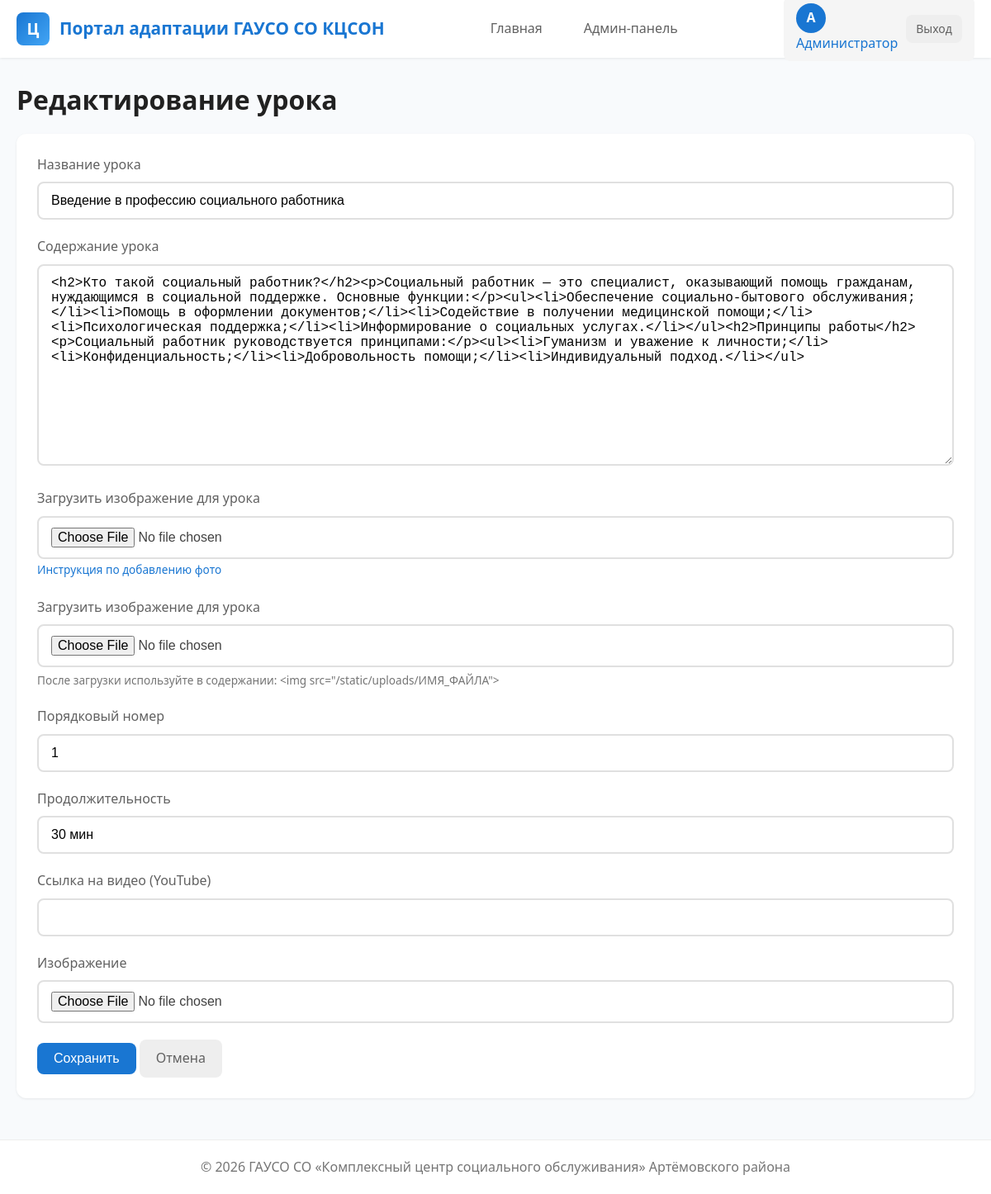
The app's page /admin/edit_lesson/1 (signed in) with its own data.
### tables this page shows
CREATE TABLE users (
            id INTEGER PRIMARY KEY AUTOINCREMENT,
            username TEXT UNIQUE NOT NULL,
            password TEXT NOT NULL,
            email TEXT,
            full_name TEXT,
            role TEXT DEFAULT 'user',
            position TEXT,
            department TEXT,
            phone TEXT,
            avatar TEXT,
            created_at TIMESTAMP DEFAULT CURRENT_TIMESTAMP,
            last_login TIMESTAMP
        );

CREATE TABLE lessons (
            id INTEGER PRIMARY KEY AUTOINCREMENT,
            course_id INTEGER NOT NULL,
            title TEXT NOT NULL,
            content TEXT,
            video_url TEXT,
            file_path TEXT,
            order_num INTEGER DEFAULT 0,
            duration TEXT,
            created_at TIMESTAMP DEFAULT CURRENT_TIMESTAMP, image TEXT,
            FOREIGN KEY (course_id) REFERENCES courses (id) ON DELETE CASCADE
        );

### app.py (the view, shortened to what this page needs)
@app.route('/admin/edit_lesson/<int:lesson_id>', methods=['GET', 'POST'])
@admin_required
def edit_lesson(lesson_id):
    conn = get_db_connection()
    lesson = conn.execute('SELECT * FROM lessons WHERE id = ?', (lesson_id,)).fetchone()
    conn.close()
    return render_template('edit_lesson.html', lesson=lesson)

### app.py (called while the page is built)
def get_db_connection():
    conn = sqlite3.connect('portal.db')
    conn.row_factory = sqlite3.Row
    return conn

def admin_required(f):
    @wraps(f)
    def decorated_function(*args, **kwargs):
        if 'user_id' not in session or session.get('role') != 'admin':
            flash('Доступ только для администраторов', 'error')
            return redirect(url_for('index'))
        return f(*args, **kwargs)
    return decorated_function

@app.before_request
def load_user():
    g.user = None
    if 'user_id' in session:
        conn = get_db_connection()
        g.user = conn.execute('SELECT * FROM users WHERE id = ?', (session['user_id'],)).fetchone()
        conn.close()

### templates/edit_lesson.html (shortened to what this page needs)
{% extends "base.html" %}
{% block content %}
<h1>Редактирование урока</h1>
<div class="card">
    <form method="POST" action="{{ url_for('edit_lesson', lesson_id=lesson.id) }}" enctype="multipart/form-data">
        <div class="form-group">
            <label for="title">Название урока</label>
            <input type="text" id="title" name="title" class="form-control" value="{{ lesson.title }}" required>
        </div>
<div class="form-group">
            <label for="content">Содержание урока</label>
            <textarea id="content" name="content" class="form-control" rows="12">{{ lesson.content }}</textarea>
        </div>
        <div class="form-group">
            <label>Загрузить изображение для урока</label>
            <input type="file" id="content_image" name="content_image" class="form-control" accept="image/*">
            <a href="/help.html" target="_blank" style="font-size: 0.85rem;">Инструкция по добавлению фото</a>
        </div>
        <div class="form-group">
            <label>Загрузить изображение для урока</label>
            <input type="file" id="content_image" name="content_image" class="form-control" accept="image/*">
            <p style="font-size: 0.85rem; color: var(--gray-600); margin-top: 5px;">После загрузки используйте в содержании: &lt;img src="/static/uploads/ИМЯ_ФАЙЛА"&gt;</p>
        </div>
        <div class="form-group">
            <label for="order_num">Порядковый номер</label>
            <input type="number" id="order_num" name="order_num" class="form-control" value="{{ lesson.order_num }}">
        </div>
        <div class="form-group">
            <label for="duration">Продолжительность</label>
            <input type="text" id="duration" name="duration" class="form-control" value="{{ lesson.duration }}">
        </div>
        <div class="form-group">
            <label for="video_url">Ссылка на видео (YouTube)</label>
            <input type="url" id="video_url" name="video_url" class="form-control" value="{{ lesson.video_url or '' }}">
        </div>
        <div class="form-group">
            <label for="image">Изображение</label>
            <input type="file" id="image" name="image" class="form-control" accept="image/*">
        </div>
        <button type="submit" class="btn btn-primary">Сохранить</button>
        <a href="{{ url_for('course', course_id=lesson.course_id) }}" class="btn btn-secondary">Отмена</a>
    </form>
</div>
{% endblock %}

### templates/base.html (shortened to what this page needs)
<!DOCTYPE html>
<html lang="ru">
<head>
    <link rel="stylesheet" href="{{ url_for('static', filename='css/style.css') }}">
</head>
<body>
    {% if session.get('user_id') %}
    <header>
        <div class="container">
            <div class="header-content">
                <a href="{{ url_for('index') }}" class="logo">
                    <div class="logo-icon">Ц</div>
                    <span>Портал адаптации ГАУСО СО КЦСОН</span>
                </a>
                <nav>
                    <a href="/" class="{{ 'active' if request.endpoint == 'index' else '' }}">Главная</a>
                    {% if g.user and g.user.role == 'admin' %}
                    <a href="{{ url_for('admin') }}" class="{{ 'active' if request.endpoint == 'admin' else '' }}">Админ-панель</a>
                    {% endif %}
                </nav>
                <div class="user-menu">
                    <a href="{{ url_for('profile') }}">
                        <div class="user-avatar">{{ g.user.full_name[0] if g.user and g.user.full_name else 'U' }}</div>
                        <span>{{ g.user.full_name if g.user and g.user.full_name else session.get('username', 'Пользователь') }}</span>
                    </a>
                    <a href="{{ url_for('logout') }}" class="btn btn-sm btn-secondary">Выход</a>
                </div>
            </div>
        </div>
    </header>
    {% endif %}
    <main>
        <div class="container">
            {% block content %}{% endblock %}
        </div>
    </main>
    {% if session.get('user_id') %}
    <footer>
        <div class="container">
            <p>&copy; 2026 ГАУСО СО &laquo;Комплексный центр социального обслуживания&raquo; Артёмовского района</p>
        </div>
    </footer>
    {% endif %}
</body>
</html>

### static/css/style.css (style rules this page uses)
:root { --primary: #1976d2; --primary-dark: #1565c0; --primary-light: #42a5f5; --secondary: #26a69a; --success: #4caf50; --warning: #ff9800; --error: #f44336; --info: #2196f3; --dark: #212121; --gray-100: #f5f5f5; --gray-200: #eeeeee; --gray-300: #e0e0e0; --gray-400: #bdbdbd; --gray-500: #9e9e9e; --gray-600: #757575; --gray-700: #616161; --gray-800: #424242; --gray-900: #212121; --white: #ffffff; --bg-light: #f8fafc; --shadow-sm: 0 1px 3px rgba(0,0,0,0.08); --shadow-md: 0 4px 6px rgba(0,0,0,0.1); --shadow-lg: 0 10px 15px rgba(0,0,0,0.1); --radius-sm: 4px; --radius-md: 8px; --radius-lg: 12px; --transition: all 0.3s ease; }
* { margin: 0; padding: 0; box-sizing: border-box; }
body { font-family: 'Segoe UI', Roboto, 'Helvetica Neue', Arial, sans-serif; font-size: 16px; line-height: 1.6; color: var(--gray-800); background: var(--bg-light); }
a { text-decoration: none; color: var(--primary); transition: var(--transition); }
.container { max-width: 1200px; margin: 0 auto; padding: 0 20px; }
header { background: var(--white); box-shadow: var(--shadow-sm); position: sticky; top: 0; z-index: 100; }
.header-content { display: flex; justify-content: space-between; align-items: center; padding: 15px 0; height: 70px; }
.logo { display: flex; align-items: center; gap: 12px; font-size: 1.3rem; font-weight: 600; color: var(--primary); }
.logo-icon { width: 40px; height: 40px; background: linear-gradient(135deg, var(--primary), var(--primary-light)); border-radius: var(--radius-md); display: flex; align-items: center; justify-content: center; color: var(--white); font-size: 1.2rem; }
nav { display: flex; align-items: center; gap: 20px; }
nav a { color: var(--gray-700); padding: 8px 15px; border-radius: var(--radius-sm); font-weight: 500; }
.user-menu { display: flex; align-items: center; gap: 10px; padding: 8px 15px; background: var(--gray-100); border-radius: var(--radius-md); }
.user-avatar { width: 36px; height: 36px; background: var(--primary); border-radius: 50%; display: flex; align-items: center; justify-content: center; color: var(--white); font-weight: 600; }
main { min-height: calc(100vh - 70px); padding: 30px 0; }
h1, h2, h3 { color: var(--gray-900); line-height: 1.3; }
h1 { font-size: 2rem; margin-bottom: 20px; }
.card { background: var(--white); border-radius: var(--radius-lg); box-shadow: var(--shadow-sm); padding: 25px; margin-bottom: 20px; transition: var(--transition); }
.btn { display: inline-flex; align-items: center; gap: 8px; padding: 10px 20px; border: none; border-radius: var(--radius-md); font-size: 1rem; font-weight: 500; cursor: pointer; transition: var(--transition); }
.btn-primary { background: var(--primary); color: var(--white); }
.btn-secondary { background: var(--gray-200); color: var(--gray-700); }
.btn-sm { padding: 6px 12px; font-size: 0.875rem; }
.form-group { margin-bottom: 20px; }
.form-group label { display: block; margin-bottom: 8px; font-weight: 500; color: var(--gray-700); }
.form-control { width: 100%; padding: 12px 15px; border: 2px solid var(--gray-300); border-radius: var(--radius-md); font-size: 1rem; transition: var(--transition); }
textarea.form-control { min-height: 120px; resize: vertical; }
footer { background: var(--white); padding: 20px 0; text-align: center; color: var(--gray-600); border-top: 1px solid var(--gray-200); margin-top: auto; }
.card, .course-card, .stat-card { animation: fadeIn 0.5s ease; }

### records on screen
users: user "А", user "Администратор"
lessons: title "Введение в профессию социального работника", content "<h2>Кто такой социальный работник?</h2><p>Социальный работник — это специалист, оказывающий помощь гражданам, нуждающимся в социальной поддержке. Основные функции:</p><ul><li>Обеспечение социально-бытового обслуживания;</li><li>Помощь в оформлении документов;</li><li>Содействие в получении медицинской помощи;</li><li>Психологическая поддержка;</li><li>Информирование о социальных услугах.</li></ul><h2>Принципы работы</h2><p>Социальный работник руководствуется принципами:</p><ul><li>Гуманизм и уважение к личности;</li><li>Конфиденциальность;</li><li>Добровольность помощи;</li><li>Индивидуальный подход.</li></ul>", order_num "1", duration "30 мин"
